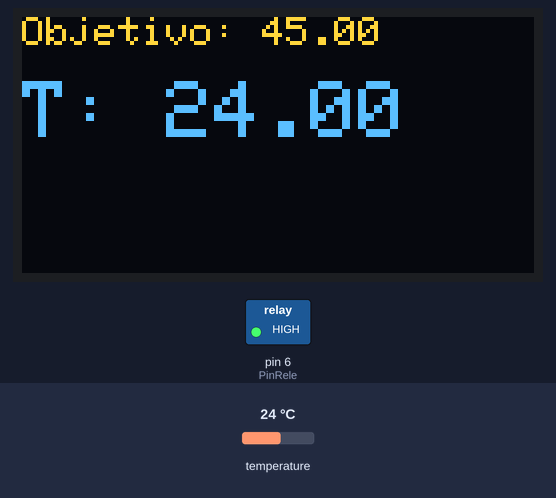
A sketch run on a simulated Arduino Uno, built with avr-gcc and run on an emulated ATmega328P. Parts: 128×64 one-colour display, switched loads named in the sketch (green lamp = pin HIGH). Inputs (shaded band) come from the test bench; at power-on: temperature 24 °C. The OLED is the two-colour kind (top 16 rows yellow); the display library's start-up logo is not drawn; what the sketch prints to the serial monitor is not drawn.

Above: at 3.2 s.
3.3 s: temperature set to 28 °C
At 4.2 s:
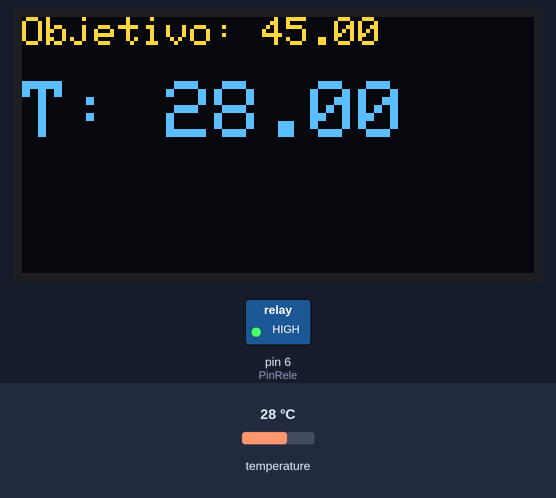
4.8 s: temperature set to 12 °C
At 5.4 s:
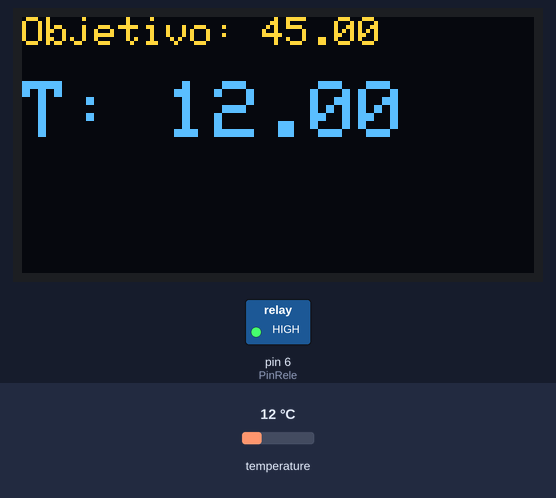
6.3 s: temperature set to 19 °C
At 7.5 s:
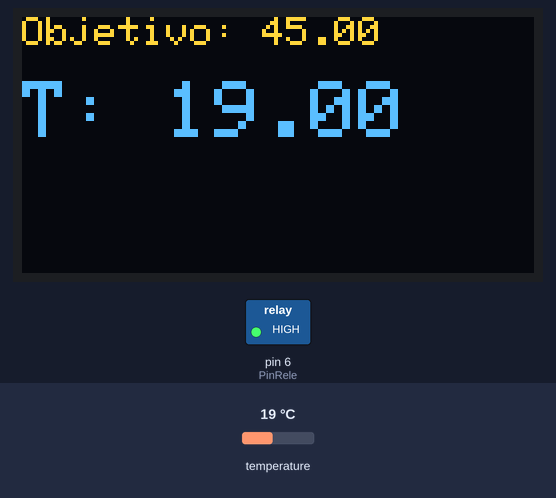
7.8 s: temperature set to 33 °C
At 10.5 s:
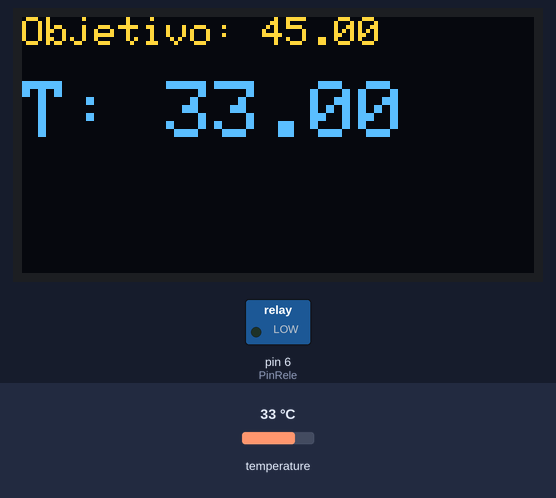
Timing chart, 0 to 11.8 s (numbered marks = the images above; inputs shaded):
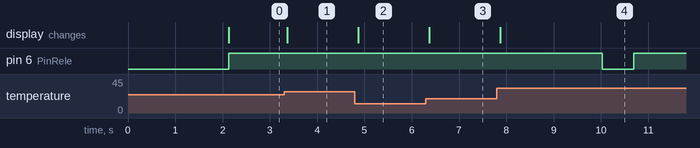

The sketch:

miSketch.ino
```cpp
// Librerias de sensor de temperatura DS18B20
#include <OneWire.h>
#include <DallasTemperature.h>

// Libreria del controlador PID
#include <PID_v1.h>

// Librearías para la pantalla OLED SSD1306 de 128x64px
#include <SPI.h>
#include <Wire.h>
#include <Adafruit_GFX.h>
#include <Adafruit_SSD1306.h>

// Valor del pin de termometro
#define ONE_WIRE_BUS 5

// Declaración del display via conexión I2C conectando en los pines SDA, SCL
#define SCREEN_WIDTH 128
#define SCREEN_HEIGHT 64
Adafruit_SSD1306 display(SCREEN_WIDTH, SCREEN_HEIGHT, &Wire);

// Valores para la configuración del sensor del termometro
OneWire oneWire(ONE_WIRE_BUS);
DallasTemperature sensors(&oneWire);
DeviceAddress tempSensor;

// Variables de control para el PID
double Input, Setpoint, Output;
// Inicialización del PID
PID miPid(&Input, &Output, &Setpoint, 2, 5, 1, DIRECT);

int ventana = 10000;
unsigned long ventanaInicial;

#define PinRele 6

void setup() {
  ventanaInicial = millis();

  // Temperatura que se debe de mantener
  Setpoint = 45;

  // Configuración de la ventana de tiempo ya que la biblioteca PID esta diseñada para salidas analogas, y se debe adaptar para el uso de relevadores
  miPid.SetOutputLimits(0, ventana);
  // Inicia el PID
  miPid.SetMode(AUTOMATIC);

  Serial.begin(9600);
  Serial.println("Prueba del sensor de temperatura");

  if(!display.begin(SSD1306_SWITCHCAPVCC, 0x3C)) {
    Serial.println(F("Fallo la localización de la SSD1306"));
    for(;;);
    }

  display.display(); // muestra el splashscreen de adafruit
  delay(2000);
  display.clearDisplay();

  pinMode(PinRele, OUTPUT);
  digitalWrite(PinRele, LOW);

  sensors.begin();
  if(!sensors.getAddress(tempSensor, 0))
  {
    Serial.println("El sensor no esta disponible");
    display.clearDisplay();
    display.setTextSize(2); // Establece el tamaño de texto en 2
    display.setCursor(0, 0);
    display.println(F("El sensor no esta disponible"));
  }
  sensors.setResolution(tempSensor, 12);
  sensors.setWaitForConversion(false);
}

void loop() {
  sensors.requestTemperatures();
  Input = sensors.getTempC(tempSensor);
  Serial.print("Temperatura: ");
  Serial.println(Input);

  display.clearDisplay();
  display.setTextSize(1);
  display.setTextColor(1);
  display.setCursor(0,0);
  display.print(F("Objetivo: "));
  display.println(Setpoint);
  display.setCursor(0,16);
  display.setTextSize(2);
  display.print(F("T: "));
  display.println(Input);
  display.display();

  miPid.Compute();

  unsigned long now = millis();

  if (now - ventanaInicial > ventana) {
    ventanaInicial += ventana;
  }
  if (Output > now - ventanaInicial) digitalWrite(PinRele, LOW);
  else digitalWrite(PinRele, HIGH);
}
```

Measured:
- after the input at 3.3 s, the display: changes after 0.07 s (image 1)
- after the input at 4.8 s, the display: changes after 0.07 s (image 2)
- after the input at 6.3 s, the display: changes after 0.07 s (image 3)
- after the input at 7.8 s, the display: changes after 0.07 s (image 4)
